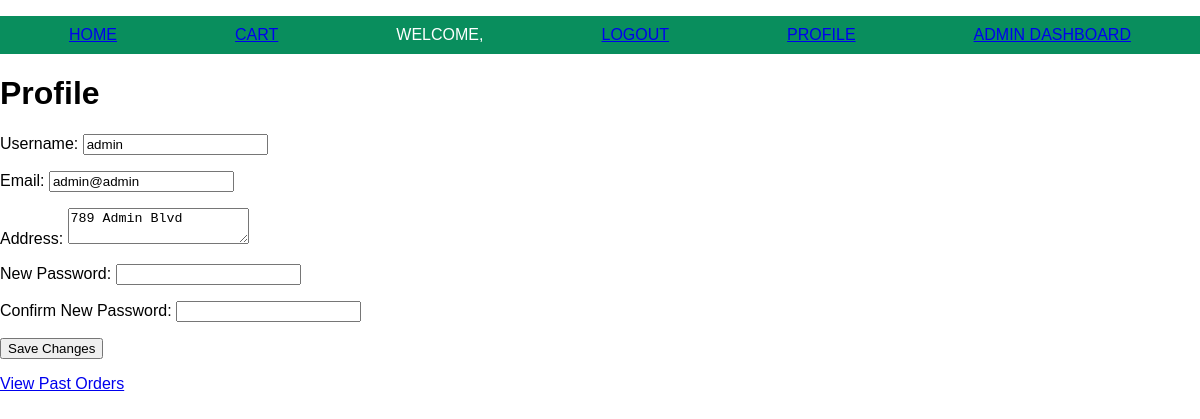
The page /profile (signed in) on the database its author committed.
### models.py (models this page shows, shortened)
class User(db.Model):
    id = db.Column(db.Integer, primary_key=True)
    username = db.Column(db.String(80), unique=True, nullable=False)
    email = db.Column(db.String(120), unique=True, nullable=False)
    password = db.Column(db.String(128), nullable=False)
    address = db.Column(db.Text, nullable=True)
    is_admin = db.Column(db.Boolean, default=False)

### app.py (the view, shortened to what this page needs)
@app.route('/profile', methods=['GET', 'POST'])
def edit_profile():
    if 'username' not in session:
        return redirect(url_for('login'))
    user = User.query.get(session['user_id'])
    form = EditAccountForm(obj=user)
    return render_template('profile.html', form=form)

### forms.py
class EditAccountForm(FlaskForm):
    username = StringField('Username', validators=[DataRequired()])
    email = EmailField('Email', validators=[DataRequired()])
    address = TextAreaField('Address')
    password = PasswordField('New Password', validators=[EqualTo('confirm', message='Passwords must match')])
    confirm = PasswordField('Confirm New Password')
    is_admin = BooleanField('Admin')
    submit = SubmitField('Save Changes')

### templates/profile.html (shortened to what this page needs)
{% extends "base.html" %}
{% block content %}
<h1>Profile</h1>
<form method="POST">
    <p>{{ form.username.label }}: {{ form.username }}</p>
    <p>{{ form.email.label }}: {{ form.email }}</p>
    <p>{{ form.address.label }}: {{ form.address }}</p>
    <p>{{ form.password.label }}: {{ form.password }}</p>
    <p>{{ form.confirm.label }}: {{ form.confirm }}</p>
    <p>{{ form.submit }}</p>
</form>
<a href="{{ url_for('view_orders') }}" class="btn btn-primary">View Past Orders</a>
{% endblock %}

### static/styles.css (style rules this page uses)
body { font-family: Arial, sans-serif; margin: 0; padding: 0; }

### rows shown on the page
User: username "admin", email "admin@admin", address "789 Admin Blvd"
